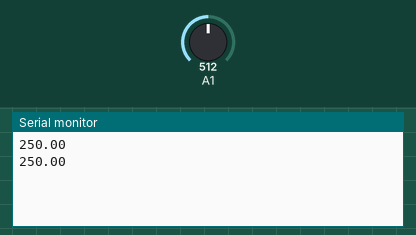
Bench run of a sketch on a simulated Arduino Uno, built with avr-gcc and run on an emulated ATmega328P. Parts: the last lines printed to the serial monitor. Inputs (shaded band) come from the test bench; at power-on: A1 = 512.

Above: at 1.8 s.
1.9 s: A1 set to 716
At 2.8 s:
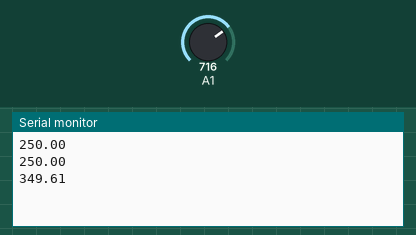
3.4 s: A1 set to 900
At 4.4 s:
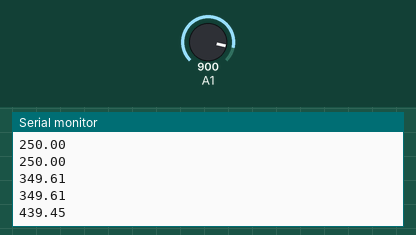
Timing chart, 0 to 6.4 s (numbered marks = the images above; inputs shaded):
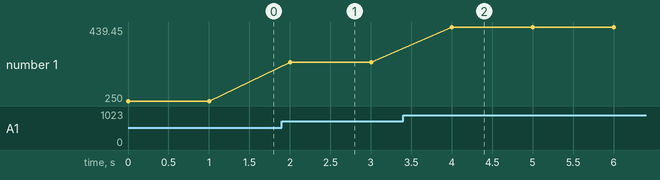

The sketch:

sketch_LM35.ino
```cpp
// Analog
const int lm35Pin        = 1;

void setup() {
  // put your setup code here, to run once:

  // シリアル通信速度
  Serial.begin(9600);
}

void loop() {
  // put your main code here, to run repeatedly:
  Serial.println(getLM35(lm35Pin));
  delay(1000);
}

float getLM35(int pin){
  float a_in = analogRead(pin);
  return 5*a_in/1024*100;
}
```

Measured:
- after the input at 1.9 s, the serial monitor: prints a new line after 0.10 s (image 1)
- after the input at 3.4 s, the serial monitor: prints a new line after 0.60 s (image 2)
- plotted number 1: 250 → 349.61 after the input at 1.9 s, 349.61 → 439.45 after the input at 3.4 s
